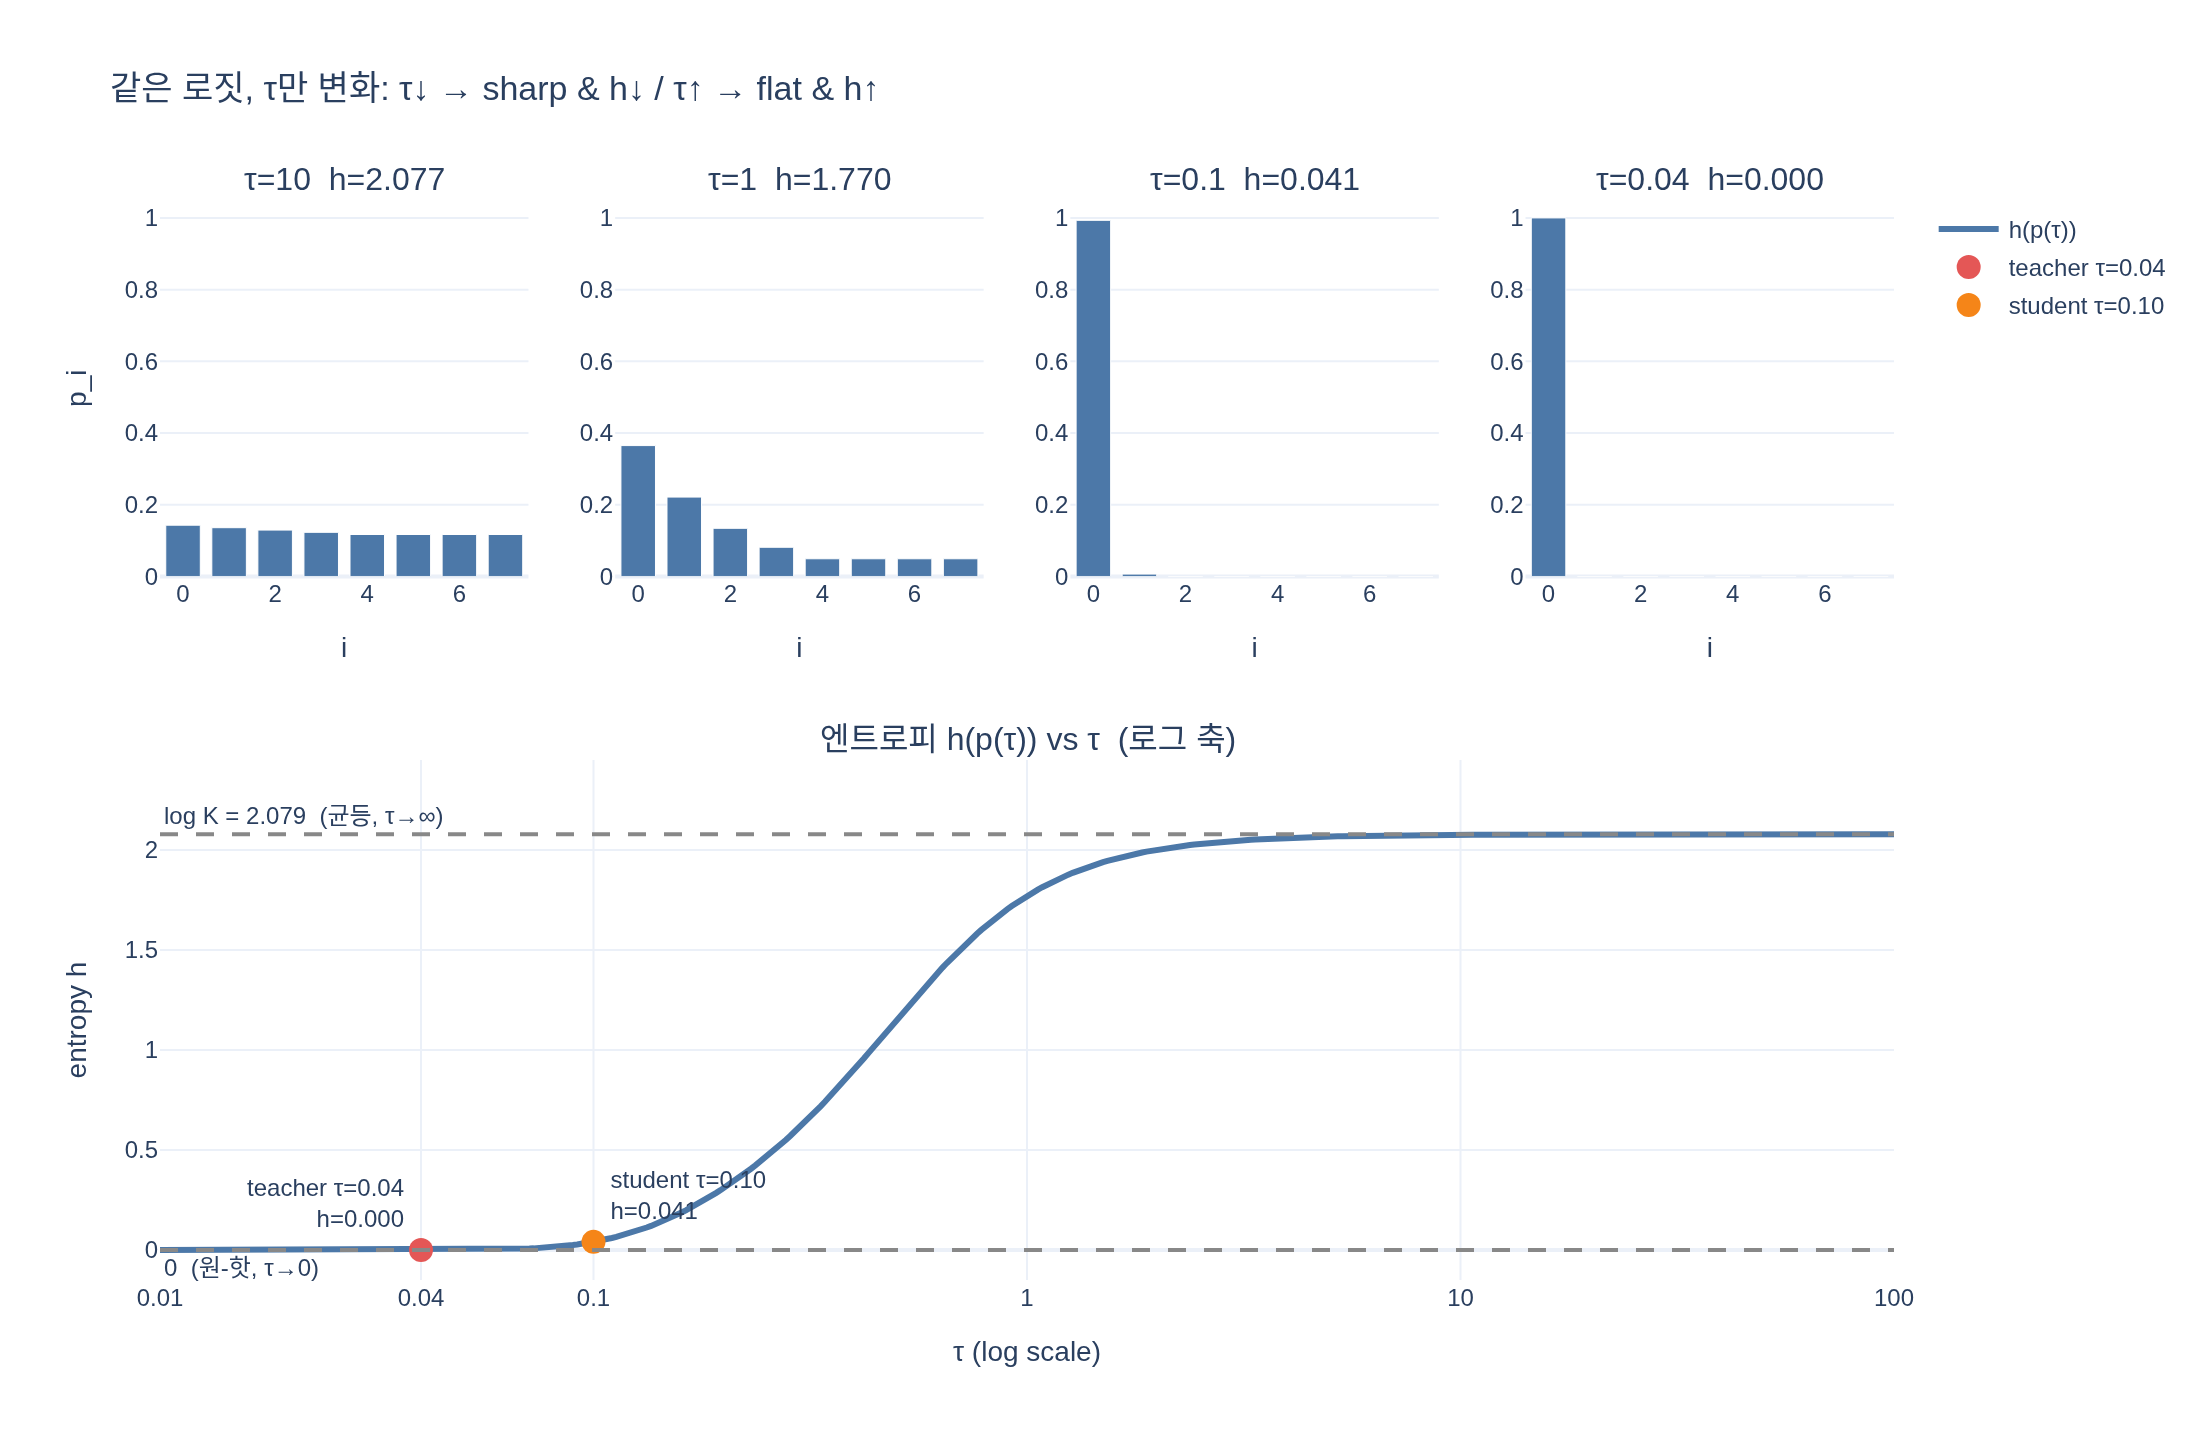

The Python source for this figure:
# ---
# jupyter:
#   jupytext:
#     text_representation:
#       extension: .py
#       format_name: percent
#       format_version: '1.3'
#   kernelspec:
#     display_name: Python 3
#     language: python
#     name: python3
# ---

# 필요 패키지: torch, plotly, kaleido (expy.png 저장용)

# %% [markdown]
# # 온도 $\tau$가 작아지면 분포와 엔트로피는 어떻게 변하는가
#
# softmax 앞에서 로짓을 온도 $\tau$로 나눈다:
#
# $$p_i(\tau) = \frac{\exp(z_i/\tau)}{\sum_j \exp(z_j/\tau)}, \qquad
#   h(p) = -\sum_i p_i \log p_i$$
#
# 한 줄 요약:
#
# - $\tau \downarrow$ → 로짓 차이 $z_i - z_j$가 $1/\tau$배로 **확대** → 큰 로짓이 더 두드러짐 → **뾰족(sharp)** → $h \downarrow$
# - $\tau \uparrow$ → 차이가 $1/\tau$배로 **축소** → 뭉개짐 → **평평(flat)** → $h \uparrow$
#
# 아래에서는 asset 노트북과 **같은 로짓·같은 온도**를 써서 이걸 숫자와 그림으로 확인한다.
# DINO의 sharpening은 정확히 이 조작이다: teacher $\tau=0.04$, student $\tau=0.1$.

# %%
import math

import torch
import torch.nn.functional as F

torch.set_printoptions(precision=3, sci_mode=False)


def _show(fig):
    try:
        from IPython import get_ipython

        if get_ipython() is not None:  # VSCode 셀/Jupyter에서만 렌더링
            fig.show()
    except ImportError:
        pass


def entropy(p):
    return -(p * p.clamp_min(1e-12).log()).sum(-1)


K = 8
logits = torch.tensor([2.0, 1.5, 1.0, 0.5, 0.0, 0.0, 0.0, 0.0])  # asset 노트북과 동일
print("logits   =", logits.numpy())
print("K        =", K)
print("log K    =", round(math.log(K), 3), " ← 균등분포 엔트로피 = 최댓값")
# 출력:
# logits   = [2.  1.5 1.  0.5 0.  0.  0.  0. ]
# K        = 8
# log K    = 2.079  ← 균등분포 엔트로피 = 최댓값

# %% [markdown]
# ## 1. 같은 로짓, 다른 온도 — 표로 보기
#
# 로짓은 한 글자도 바꾸지 않는다. 오직 $\tau$만 바꾼다.
# `top_p`는 최대 확률, `h`는 엔트로피다.

# %%
temps = [10.0, 2.0, 1.0, 0.5, 0.1, 0.04]

print(f"{'tau':>6} | {'top_p':>6} | {'h':>6} | {'h/logK':>7} | p")
print("-" * 78)
for t in temps:
    p = F.softmax(logits / t, -1)
    h = entropy(p).item()
    print(
        f"{t:6.2f} | {p.max():6.3f} | {h:6.3f} | {h / math.log(K):7.3f} | "
        f"{p.numpy().round(3)}"
    )
# 출력:
#    tau |  top_p |      h |  h/logK | p
# ------------------------------------------------------------------------------
#  10.00 |  0.143 |  2.077 |   0.999 | [0.143 0.136 0.129 0.123 0.117 0.117 0.117 0.117]
#   2.00 |  0.231 |  2.002 |   0.963 | [0.231 0.18  0.14  0.109 0.085 0.085 0.085 0.085]
#   1.00 |  0.365 |  1.770 |   0.851 | [0.365 0.221 0.134 0.081 0.049 0.049 0.049 0.049]
#   0.50 |  0.615 |  1.151 |   0.554 | [0.615 0.226 0.083 0.031 0.011 0.011 0.011 0.011]
#   0.10 |  0.993 |  0.041 |   0.020 | [0.993 0.007 0.    0.    0.    0.    0.    0.   ]
#   0.04 |  1.000 |  0.000 |   0.000 | [1. 0. 0. 0. 0. 0. 0. 0.]
#
# tau가 10 → 0.04로 내려가는 동안 top_p는 0.143(≈1/8=0.125) → 1.0,
# h는 2.077(≈log K) → 0.000으로 단조 감소한다.

# %% [markdown]
# ## 2. 두 극한을 숫자로
#
# $$\tau \to 0^{+}: \quad p \to \text{one-hot}(\arg\max_i z_i), \quad h \to 0$$
#
# 이유: $p_i/p_{\max} = \exp\big((z_i - z_{\max})/\tau\big)$인데 $z_i < z_{\max}$이면
# 지수의 인자가 $-\infty$로 가므로 최대 로짓을 뺀 나머지는 전부 0으로 눌린다.
#
# $$\tau \to \infty: \quad p \to \text{uniform} = (1/K, \dots, 1/K), \quad h \to \log K$$
#
# 이유: $(z_i - z_j)/\tau \to 0$이라 모든 로짓이 구분되지 않는다.

# %%
argmax_i = int(logits.argmax())
for t in [1e-2, 1e-3, 1e-4]:
    p = F.softmax(logits / t, -1)
    print(f"tau={t:<8g} argmax={int(p.argmax())} (정답 {argmax_i})  top_p={p.max():.6f}  h={entropy(p):.3e}")
print()
for t in [1e1, 1e2, 1e3, 1e4]:
    p = F.softmax(logits / t, -1)
    print(f"tau={t:<8g} max-min={p.max() - p.min():.3e}  h={entropy(p):.6f}  (log K={math.log(K):.6f})")
# 출력:
# tau=0.01     argmax=0 (정답 0)  top_p=1.000000  h=5.329e-21
# tau=0.001    argmax=0 (정답 0)  top_p=1.000000  h=-0.000e+00
# tau=0.0001   argmax=0 (정답 0)  top_p=1.000000  h=-0.000e+00
#
# tau=10       max-min=2.593e-02  h=2.076613  (log K=2.079442)
# tau=100      max-min=2.509e-03  h=2.079414  (log K=2.079442)
# tau=1000     max-min=2.501e-04  h=2.079441  (log K=2.079442)
# tau=10000    max-min=2.500e-05  h=2.079442  (log K=2.079442)
#
# → 작은 tau는 argmax 원-핫(h=0), 큰 tau는 균등(h=log K). 엔트로피는 [0, log K] 사이를
#   tau가 훑고 지나가는 셈이다.

# %% [markdown]
# ## 3. DINO 지점: teacher 0.04 vs student 0.1
#
# DINO는 **teacher에만 더 낮은 온도**를 건다. 같은 로짓이라도 teacher 쪽 분포가
# student 쪽보다 더 뾰족해지고, 그 뾰족한 분포를 target $q$로 삼아 student를 맞춘다.
# 이 온도 차이(sharpening)가 없으면 $q$의 엔트로피가 내려갈 이유가 없어 균등 붕괴로 간다.

# %%
q_teacher = F.softmax(logits / 0.04, -1)  # teacher_temp
p_student = F.softmax(logits / 0.10, -1)  # student_temp

print(f"teacher(tau=0.04) h={entropy(q_teacher):.4f}  p={q_teacher.numpy().round(4)}")
print(f"student(tau=0.10) h={entropy(p_student):.4f}  p={p_student.numpy().round(4)}")
print(f"엔트로피 차이 (student - teacher) = {entropy(p_student) - entropy(q_teacher):.4f}")
# 출력:
# teacher(tau=0.04) h=0.0001  p=[1. 0. 0. 0. 0. 0. 0. 0.]
# student(tau=0.10) h=0.0407  p=[0.9933 0.0067 0.     0.     0.     0.     0.     0.    ]
# 엔트로피 차이 (student - teacher) = 0.0406
#
# teacher가 student보다 항상 더 낮은 엔트로피(더 sharp)를 갖는다.

# %% [markdown]
# ## 4. 그림 — 막대 4개 + 엔트로피 곡선
#
# 위: 같은 로짓에 $\tau$만 바꾼 softmax 막대. 오른쪽으로 갈수록 뾰족해진다.
# 아래: $h(p(\tau))$를 $\log \tau$ 축에 그린 것. 위 점근선 $\log K$, 아래 점근선 $0$,
# 그리고 DINO의 0.04 / 0.1 지점을 표시했다.

# %%
import numpy as np
import plotly.graph_objects as go
from plotly.subplots import make_subplots

bar_temps = [10.0, 1.0, 0.1, 0.04]
tau_grid = np.logspace(-2, 2, 400)
h_grid = np.array([entropy(F.softmax(logits / float(t), -1)).item() for t in tau_grid])

fig = make_subplots(
    rows=2,
    cols=4,
    row_heights=[0.42, 0.58],
    vertical_spacing=0.17,
    specs=[
        [{}, {}, {}, {}],
        [{"colspan": 4}, None, None, None],
    ],
    subplot_titles=[f"τ={t:g}  h={entropy(F.softmax(logits / t, -1)):.3f}" for t in bar_temps]
    + ["엔트로피 h(p(τ)) vs τ  (로그 축)"],
)

for c, t in enumerate(bar_temps, start=1):
    p = F.softmax(logits / t, -1).numpy()
    fig.add_trace(
        go.Bar(x=list(range(K)), y=p, marker_color="#4C78A8", showlegend=False),
        row=1,
        col=c,
    )
    fig.update_yaxes(range=[0, 1.05], row=1, col=c)
    fig.update_xaxes(title_text="i", row=1, col=c)
fig.update_yaxes(title_text="p_i", row=1, col=1)

fig.add_trace(
    go.Scatter(x=tau_grid, y=h_grid, mode="lines", line=dict(color="#4C78A8", width=3), name="h(p(τ))"),
    row=2,
    col=1,
)
fig.add_hline(
    y=math.log(K), line=dict(color="#888", dash="dash"),
    annotation_text="log K = 2.079  (균등, τ→∞)", annotation_position="top left",
    row=2, col=1,
)
fig.add_hline(
    y=0.0, line=dict(color="#888", dash="dash"),
    annotation_text="0  (원-핫, τ→0)", annotation_position="bottom left",
    row=2, col=1,
)
anno = [
    (0.04, "teacher τ=0.04", "#E45756", "top left"),
    (0.10, "student τ=0.10", "#F58518", "top right"),
]
for t, label, color, pos in anno:
    h_t = entropy(F.softmax(logits / t, -1)).item()
    fig.add_trace(
        go.Scatter(
            x=[t], y=[h_t], mode="markers+text", marker=dict(size=12, color=color),
            text=[f"{label}<br>h={h_t:.3f}"], textposition=pos, name=label,
        ),
        row=2,
        col=1,
    )

fig.update_xaxes(
    type="log", title_text="τ (log scale)",
    tickvals=[0.01, 0.04, 0.1, 1, 10, 100],
    ticktext=["0.01", "0.04", "0.1", "1", "10", "100"],
    row=2, col=1,
)
fig.update_yaxes(range=[-0.15, 2.45], title_text="entropy h", row=2, col=1)
fig.update_layout(
    height=720,
    width=1100,
    title_text="같은 로짓, τ만 변화: τ↓ → sharp & h↓ / τ↑ → flat & h↑",
    template="plotly_white",
    bargap=0.25,
)

_show(fig)

import os

fig.write_image(os.path.join(os.path.dirname(os.path.abspath(__file__)), "expy.png"), scale=2)
print("saved expy.png")
# 출력:
# saved expy.png

# %% [markdown]
# ## 5. 정리
#
# | | $\tau \downarrow$ (작아짐) | $\tau \uparrow$ (커짐) |
# |---|---|---|
# | 로짓 차이 $ (z_i-z_j)/\tau $ | 확대 | 축소 |
# | 분포 모양 | **뾰족(sharp)** | **평평(flat)** |
# | 최대 확률 $\max_i p_i$ | $\to 1$ | $\to 1/K$ |
# | 엔트로피 $h$ | **낮아짐** $\to 0$ | **높아짐** $\to \log K$ |
# | 극한 분포 | argmax one-hot | uniform |
#
# DINO 관점: teacher에 $\tau=0.04$(student의 0.1보다 낮음)를 걸어 target 분포를 뾰족하게 만드는 것이
# **sharpening**이고, 이는 $H(q,p) = h(q) + D_{KL}(q\|p)$에서 $h(q)$를 낮춰 균등 붕괴를 막는 역할을 한다.
# 다만 sharpening만 세게 걸면 반대로 원-핫 붕괴로 가므로 centering과 짝을 이룬다.
